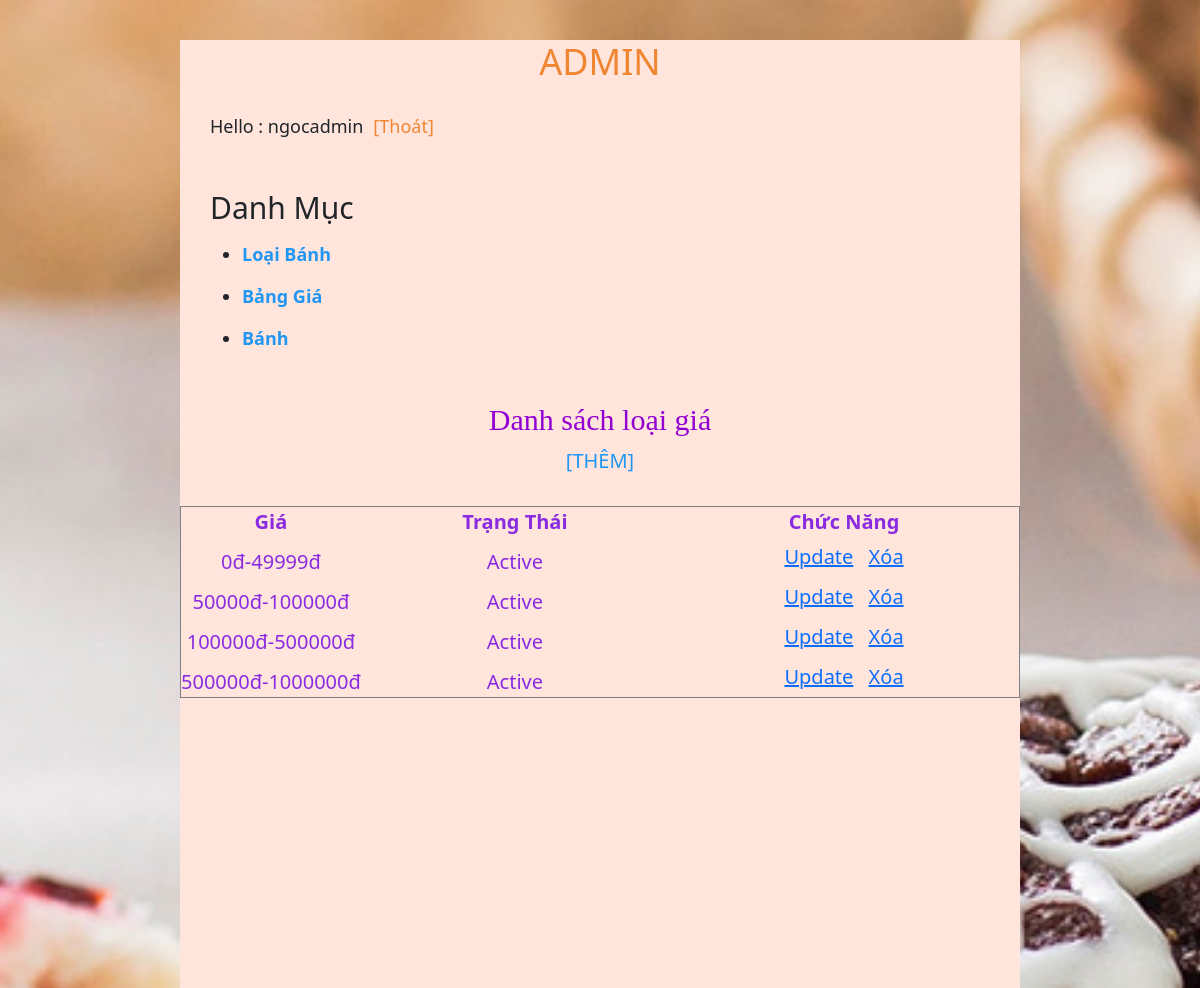
Before: /admin/?request=price (signed in, upper part) with the older database file.
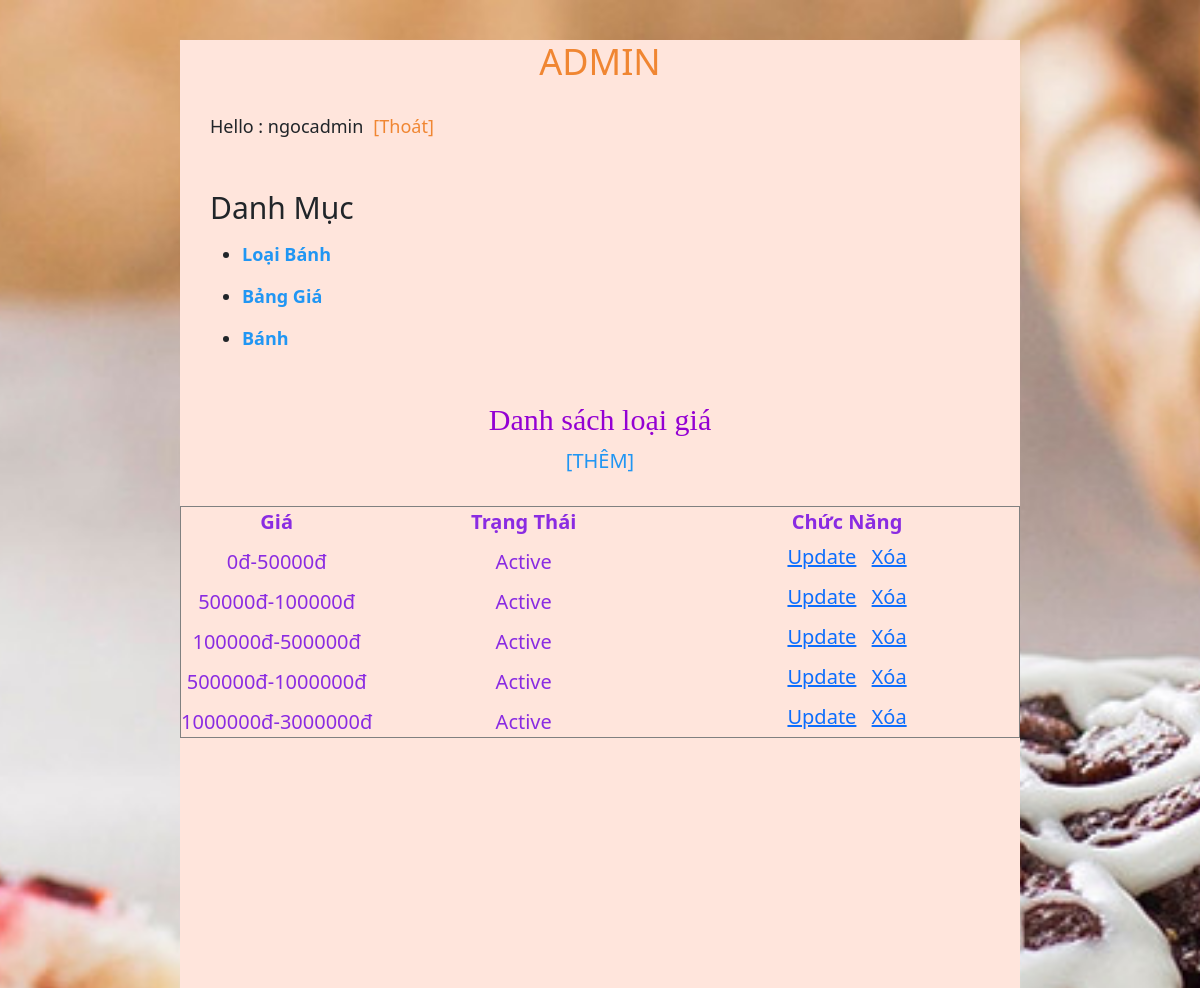
After: the same page with the newer database file.
### tables this page shows
CREATE TABLE `banggia` (
  `id` int(11) NOT NULL,
  `fromGia` int(11) NOT NULL,
  `toGia` int(11) NOT NULL,
  `trangthai` tinyint(1) NOT NULL DEFAULT 1
);

### models/adminModel.php (called while the page is built, shortened)
<?php
class  adminModel{
var $connect;
	function __construct(){
		$this->connect= new MYSQLi("localhost","root","","php");
	}
	function showPrice(){
		return $this->connect->query("select * from banggia");
	}
}
?>

### views/admin/thuonghieu/price.php (the view, shortened to what this page needs)
<section class="thuonghieu">
	<h1 class="category-title">Danh sách loại giá</h1>
	<a href="?request=themPrice" class="category-add">[THÊM]</a>
	<table width="100%" border="1" class="category-table">
		<thead>
		<tr>
			<th>Giá</th>
			<th>Trạng Thái</th>
			<th>Chức Năng</th>
		</tr>
		</thead>
		<tbody>
	<?php foreach($hsx as $item): ?>
		<tr>
			<td width="20%"><section class="thuonghieu"><?php echo "$item[fromGia]đ-$item[toGia]đ"; ?></section></td>
			<td><section class="thuonghieu"><?php echo $item['trangthai']==1?'Active':'Unactive'; ?></td>
			<td><a href="?request=suaPrice&idgia=<?php echo	$item['id'] ?>" style="margin-right:10px;">Update</a> <a href="?request=xoaPrice&id=<?php echo	$item['id'] ?>">Xóa</a></td>
		</tr>
	<?php endforeach; ?>
		</tbody>
	</table>
</section>

Changed rows visible on the page:
changed banggia (number 1 of 5 on the later page): toGia "49999" → "50000"
added banggia: fromGia "1000000", toGia "3000000", trangthai "Active"
